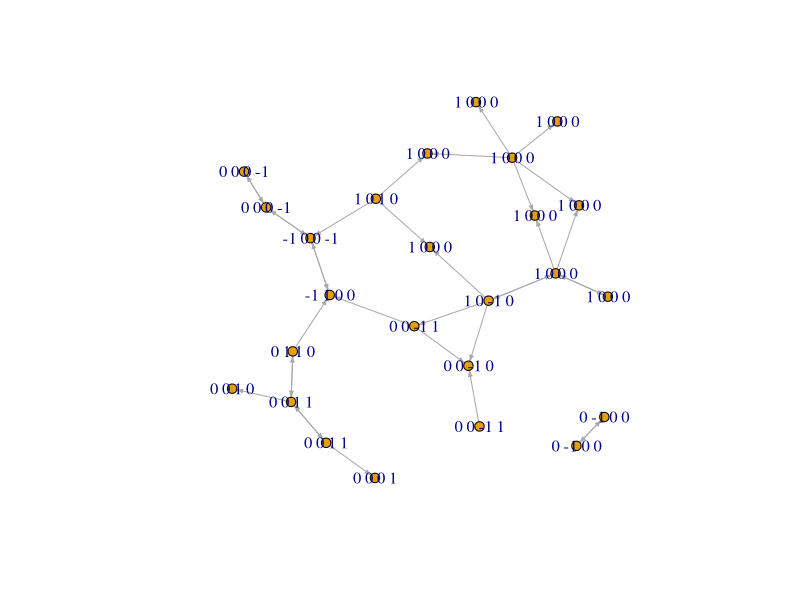
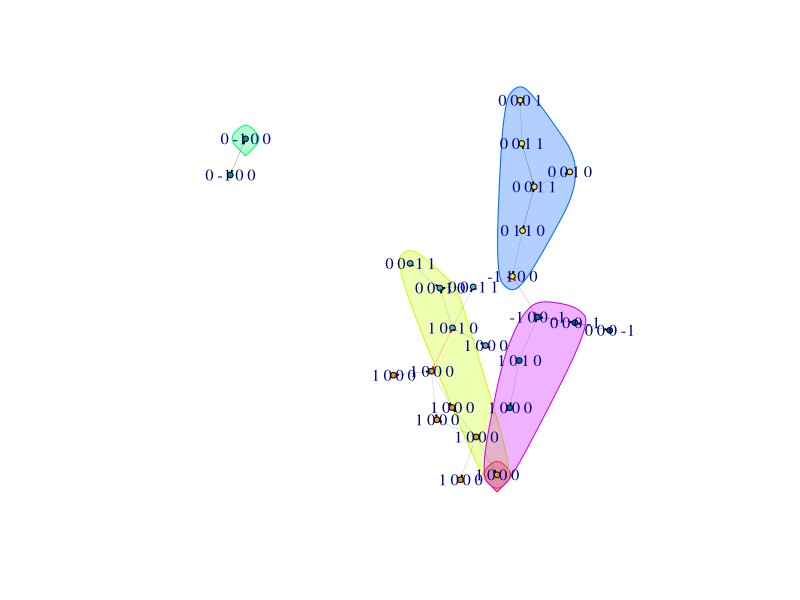

The R source for these figures, in order:
library(reshape)
library(data.table)
library(dplyr)
library(sqldf)
library(slam)
library(igraph)

rm(list=ls())
set.seed(1)
qpca <- function(A,rank=0){
  A.svd <- svd(A)
  if(rank>0&rank<ncol(A)){
    lambda <- A.svd$d[rank]*0.99 + A.svd$d[rank+1]*0.01
  } else {
    lambda <- 0
  }
  d <- A.svd$d-lambda
  d <- d[d > 1e-8]
  r <- length(d)
  prop <- d^2;
  prop <- cumsum(prop/sum(prop))
  d <- diag(d,length(d),length(d))
  u <- A.svd$u[,1:r,drop=F]
  v <- A.svd$v[,1:r,drop=F]
  x <- u%*%sqrt(d)
  y <- sqrt(d)%*%t(v)
  z <- x %*% y
  list(rank=r,X=x,Y=y,Z=x%*%y,prop=prop)
}

#generate insight
clabel <- matrix(rnorm(100),25,4,dimnames=list(paste0('c',1:25),paste0('l',1:4)))
clabel <- sign(clabel) * (abs(clabel)>1)
clabel[rowSums(clabel!=0)==0,1] <- 1
clabel_bk <- clabel
clabel <- filter(reshape::melt(clabel),value!=0)
colnames(clabel)[1:2] <- c('copy','label')
ulabel <- matrix(rnorm(10000),2500,4,dimnames=list(paste0('u',1:2500),paste0('l',1:4)))
ulabel_bk <- ulabel <- sign(ulabel) * (abs(ulabel)>1)
ulabel <- filter(reshape::melt(ulabel),value!=0)
colnames(ulabel)[1:2] <- c('user','label')

#generate transaction level data
trans <- sqldf(
  'select a.user, b.copy
  from ulabel a left join clabel b
  where a.label = b.label and a.value = b.value
  '
)
trans <- unique(trans)
trans <- trans[sample(1:nrow(trans),nrow(trans)*0.1),]

#copy matrix
ccscript <- sqldf(
  'select a.copy as copyi, b.copy as copyj, count(1) as count
  from trans a left join trans b
  where a.user = b.user
  group by a.copy, b.copy'
)
ccmat <- slam::simple_triplet_matrix(
  match(ccscript$copyi,paste0('c',1:25)),
  match(ccscript$copyj,paste0('c',1:25)),
  ccscript$count
)
dimnames(ccmat) <- list(paste0('c',1:25),paste0('c',1:25))
ccmat <- as.matrix(ccmat)
ccmat <- ccmat[rowSums(ccmat)>0,colSums(ccmat)>0]
ccmat <- t(ccmat/diag(ccmat))
diag(ccmat) <- 0
ccmat <- scale(ccmat)

dimnames(ccmat) <- list(
  paste(apply(clabel_bk,1,paste0,collapse=' ')),
  paste(apply(clabel_bk,1,paste0,collapse=' ')))
plot(g <- igraph::graph_from_adjacency_matrix(ccmat>1.96),
     edge.arrow.size=.3,
     vertex.size=5,
     vertex.label.cex=1)

#plot clust
fc <- function(x){
  fc <- membership(fastgreedy.community(as.undirected(x)))
  fc[] <- match(fc,unique(fc))
  fc
}
plotclust <- function(G){
  membership <- fc(G)
  plot(create.communities(G, membership), 
       # as.undirected(G), 
       as.directed(G),
       layout=layout.kamada.kawai(as.undirected(G)),
       edge.arrow.size=.1,
       vertex.size=3,
       vertex.label.cex=1,
       edge.width=.1)
  return(membership)
}
plotclust(g)
